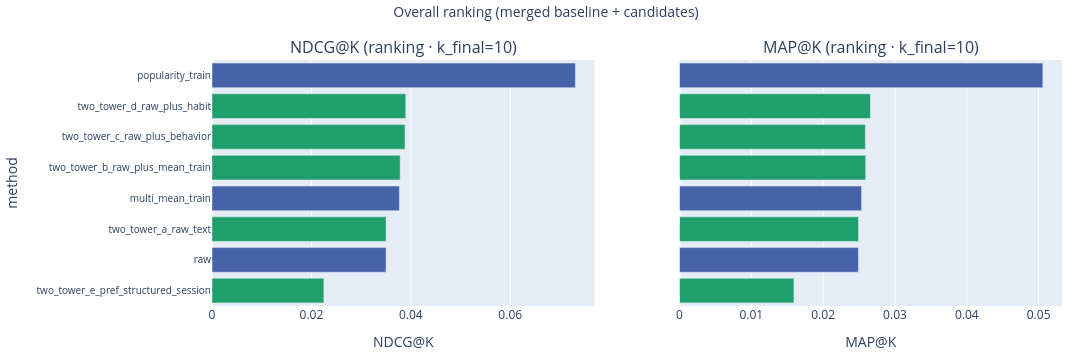

Notebook source saved alongside this figure:
### Markdown cell above
# Visualizations

Uses **`compare_*_full`** dataframes from the merge cell above (restart kernel + run all from the top if these are missing). Baselines vs candidates share one color rule: blue vs green. Ranking panels use **`k_final`**; retrieval panels use **`k_retrieval`** from the job config.

**Layout convention:** Leaderboards read **best → worst**. **Horizontal bar plots:** best method at the **top** of the chart. **Retrieval Recall (grouped bars):** best Slice-A Recall at the **left**, decreasing to the **right**. Panel order left → right follows decision priority (e.g. retrieval: Recall → Precision → Hit).

### Code cell
from __future__ import annotations

import plotly.graph_objects as go
from plotly.subplots import make_subplots


def _method_colors(methods: list[str]) -> list[str]:
    return ["#4662a9" if m in BASELINE_METHODS else "#1f9f6b" for m in methods]

# --- Ranking: overall (best method at top of each panel) ---
_viz_rank_cols = [c for c in SORT_RANKING_OVERALL if c in compare_overall_full.columns]
_rank = compare_overall_full.sort_values(_viz_rank_cols, ascending=False).reset_index(drop=True)
_methods = list(_rank["method"])
_colors = _method_colors(_methods)

print(
    f"Ranking viz — row sort: primary NDCG@K · secondary MAP@K · tertiary MRR "
    f"(k_final={K_FINAL}); then Hit / Precision / Recall. Bars: best rank at TOP."
)

# Prepare for horizontal bar (best method at TOP)
# Plotly plots bottom row on top, so we reverse the lists
plot_cols = ["NDCG@K", "MAP@K"]
rank_y_labels = _methods[::-1]
rank_y_indices = list(range(len(_methods)))[::-1]
color_map_reversed = _colors[::-1]

fig_rank = make_subplots(rows=1, cols=2, shared_yaxes=True, subplot_titles=[f"{col} (ranking · k_final={K_FINAL})" for col in plot_cols])

for idx, col in enumerate(plot_cols, start=1):
    values = list(_rank[col].astype(float))[::-1]
    trace = go.Bar(
        x=values,
        y=rank_y_labels,
        orientation="h",
        marker_color=color_map_reversed,
        name=col,
        showlegend=False,
    )
    fig_rank.add_trace(trace, row=1, col=idx)
    fig_rank.update_xaxes(title_text=col, row=1, col=idx)

fig_rank.update_yaxes(tickfont=dict(size=10), title_text="method", row=1, col=1)
fig_rank.update_layout(
    title=dict(
        text="Overall ranking (merged baseline + candidates)",
        x=0.5,
        y=0.98,
        font=dict(size=14)
    ),
    height=max(320, 45 * len(_methods)),
    width=1200,
    barmode="group",
    margin=dict(t=60, b=20, l=150, r=30)
)
fig_rank.show()

### Figure 1 — Plotly figure (JSON) as saved in the notebook; plotly's stock layout.template omitted (floating-point values rounded to 4 significant figures)
{"data": [{"marker": {"color": ["#1f9f6b", "#4662a9", "#1f9f6b", "#4662a9", "#1f9f6b", "#1f9f6b", "#1f9f6b", "#4662a9"]}, "name": "NDCG@K", "orientation": "h", "showlegend": false, "type": "bar", "x": [0.02251, 0.03502, 0.03502, 0.0377, 0.03786, 0.03884, 0.03898, 0.07311], "xaxis": "x", "y": ["two_tower_e_pref_structured_session", "raw", "two_tower_a_raw_text", "multi_mean_train", "two_tower_b_raw_plus_mean_train", "two_tower_c_raw_plus_behavior", "two_tower_d_raw_plus_habit", "popularity_train"], "yaxis": "y"}, {"marker": {"color": ["#1f9f6b", "#4662a9", "#1f9f6b", "#4662a9", "#1f9f6b", "#1f9f6b", "#1f9f6b", "#4662a9"]}, "name": "MAP@K", "orientation": "h", "showlegend": false, "type": "bar", "x": [0.01593, 0.02492, 0.02492, 0.02535, 0.02593, 0.02588, 0.02658, 0.05059], "xaxis": "x2", "y": ["two_tower_e_pref_structured_session", "raw", "two_tower_a_raw_text", "multi_mean_train", "two_tower_b_raw_plus_mean_train", "two_tower_c_raw_plus_behavior", "two_tower_d_raw_plus_habit", "popularity_train"], "yaxis": "y2"}], "layout": {"annotations": [{"font": {"size": 16}, "showarrow": false, "text": "NDCG@K (ranking · k_final=10)", "x": 0.225, "xanchor": "center", "xref": "paper", "y": 1, "yanchor": "bottom", "yref": "paper"}, {"font": {"size": 16}, "showarrow": false, "text": "MAP@K (ranking · k_final=10)", "x": 0.775, "xanchor": "center", "xref": "paper", "y": 1, "yanchor": "bottom", "yref": "paper"}], "barmode": "group", "height": 360, "margin": {"b": 20, "l": 150, "r": 30, "t": 60}, "title": {"font": {"size": 14}, "text": "Overall ranking (merged baseline + candidates)", "x": 0.5, "y": 0.98}, "width": 1200, "xaxis": {"anchor": "y", "domain": [0, 0.45], "title": {"text": "NDCG@K"}}, "xaxis2": {"anchor": "y2", "domain": [0.55, 1], "title": {"text": "MAP@K"}}, "yaxis": {"anchor": "x", "domain": [0, 1], "tickfont": {"size": 10}, "title": {"text": "method"}}, "yaxis2": {"anchor": "x2", "domain": [0, 1], "matches": "y", "showticklabels": false}}}
